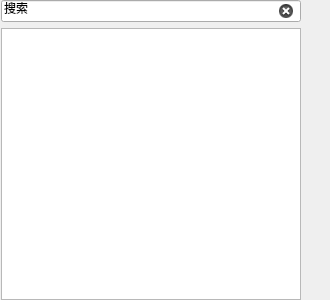
<?xml version="1.0" encoding="UTF-8"?>
<ui version="4.0">
 <class>SearchLine</class>
 <widget class="QWidget" name="SearchLine">
  <property name="geometry">
   <rect>
    <x>0</x>
    <y>0</y>
    <width>330</width>
    <height>300</height>
   </rect>
  </property>
  <property name="sizePolicy">
   <sizepolicy hsizetype="Expanding" vsizetype="Expanding">
    <horstretch>0</horstretch>
    <verstretch>0</verstretch>
   </sizepolicy>
  </property>
  <property name="minimumSize">
   <size>
    <width>330</width>
    <height>0</height>
   </size>
  </property>
  <property name="maximumSize">
   <size>
    <width>330</width>
    <height>16777215</height>
   </size>
  </property>
  <property name="windowTitle">
   <string>Form</string>
  </property>
  <layout class="QGridLayout" name="gridLayout">
   <property name="leftMargin">
    <number>0</number>
   </property>
   <property name="topMargin">
    <number>0</number>
   </property>
   <property name="rightMargin">
    <number>0</number>
   </property>
   <property name="bottomMargin">
    <number>0</number>
   </property>
   <item row="0" column="0">
    <widget class="QLineEdit" name="searchLineEdit">
     <property name="sizePolicy">
      <sizepolicy hsizetype="Fixed" vsizetype="Fixed">
       <horstretch>0</horstretch>
       <verstretch>0</verstretch>
      </sizepolicy>
     </property>
     <property name="minimumSize">
      <size>
       <width>300</width>
       <height>22</height>
      </size>
     </property>
     <property name="maximumSize">
      <size>
       <width>300</width>
       <height>22</height>
      </size>
     </property>
     <property name="cursor">
      <cursorShape>SizeVerCursor</cursorShape>
     </property>
     <property name="text">
      <string>搜索</string>
     </property>
     <property name="clearButtonEnabled">
      <bool>true</bool>
     </property>
    </widget>
   </item>
   <item row="0" column="1">
    <widget class="QPushButton" name="searchButton">
     <property name="minimumSize">
      <size>
       <width>20</width>
       <height>20</height>
      </size>
     </property>
     <property name="maximumSize">
      <size>
       <width>20</width>
       <height>20</height>
      </size>
     </property>
     <property name="cursor">
      <cursorShape>PointingHandCursor</cursorShape>
     </property>
     <property name="text">
      <string/>
     </property>
     <property name="icon">
      <iconset resource="resource.qrc">
       <normaloff>:/icons/searchButton.png</normaloff>:/icons/searchButton.png</iconset>
     </property>
     <property name="flat">
      <bool>true</bool>
     </property>
    </widget>
   </item>
   <item row="1" column="0">
    <widget class="QListWidget" name="possibleResultsListWidget">
     <property name="minimumSize">
      <size>
       <width>300</width>
       <height>0</height>
      </size>
     </property>
     <property name="maximumSize">
      <size>
       <width>300</width>
       <height>16777215</height>
      </size>
     </property>
    </widget>
   </item>
  </layout>
 </widget>
 <resources>
  <include location="resource.qrc"/>
 </resources>
 <connections/>
</ui>
